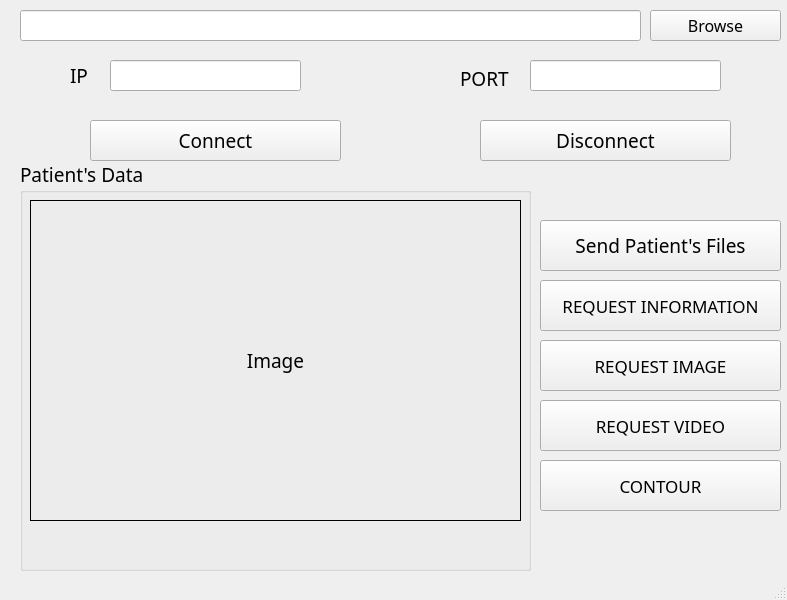
<?xml version="1.0" encoding="UTF-8"?>
<ui version="4.0">
 <class>MainWindow</class>
 <widget class="QMainWindow" name="MainWindow">
  <property name="geometry">
   <rect>
    <x>0</x>
    <y>0</y>
    <width>787</width>
    <height>600</height>
   </rect>
  </property>
  <property name="windowTitle">
   <string>MainWindow</string>
  </property>
  <widget class="QWidget" name="centralwidget">
   <widget class="QPushButton" name="browseButton">
    <property name="geometry">
     <rect>
      <x>650</x>
      <y>10</y>
      <width>131</width>
      <height>31</height>
     </rect>
    </property>
    <property name="font">
     <font>
      <family>Andalus</family>
      <pointsize>12</pointsize>
     </font>
    </property>
    <property name="text">
     <string>Browse</string>
    </property>
   </widget>
   <widget class="QPushButton" name="connectButton">
    <property name="geometry">
     <rect>
      <x>90</x>
      <y>120</y>
      <width>251</width>
      <height>41</height>
     </rect>
    </property>
    <property name="font">
     <font>
      <family>Andalus</family>
      <pointsize>14</pointsize>
     </font>
    </property>
    <property name="text">
     <string>Connect</string>
    </property>
   </widget>
   <widget class="QPushButton" name="sendButton">
    <property name="geometry">
     <rect>
      <x>540</x>
      <y>220</y>
      <width>241</width>
      <height>51</height>
     </rect>
    </property>
    <property name="font">
     <font>
      <family>Andalus</family>
      <pointsize>14</pointsize>
     </font>
    </property>
    <property name="text">
     <string>Send Patient's Files</string>
    </property>
   </widget>
   <widget class="QGroupBox" name="groupBox">
    <property name="geometry">
     <rect>
      <x>20</x>
      <y>160</y>
      <width>511</width>
      <height>411</height>
     </rect>
    </property>
    <property name="font">
     <font>
      <family>Andalus</family>
      <pointsize>14</pointsize>
     </font>
    </property>
    <property name="title">
     <string>Patient's Data </string>
    </property>
    <widget class="QLabel" name="imageLabel">
     <property name="geometry">
      <rect>
       <x>10</x>
       <y>40</y>
       <width>491</width>
       <height>321</height>
      </rect>
     </property>
     <property name="frameShape">
      <enum>QFrame::Box</enum>
     </property>
     <property name="text">
      <string>Image</string>
     </property>
     <property name="alignment">
      <set>Qt::AlignCenter</set>
     </property>
    </widget>
   </widget>
   <widget class="QPushButton" name="infoButton">
    <property name="geometry">
     <rect>
      <x>540</x>
      <y>280</y>
      <width>241</width>
      <height>51</height>
     </rect>
    </property>
    <property name="font">
     <font>
      <family>Andalus</family>
      <pointsize>13</pointsize>
     </font>
    </property>
    <property name="text">
     <string>REQUEST INFORMATION</string>
    </property>
   </widget>
   <widget class="QPushButton" name="imageButton">
    <property name="geometry">
     <rect>
      <x>540</x>
      <y>340</y>
      <width>241</width>
      <height>51</height>
     </rect>
    </property>
    <property name="font">
     <font>
      <family>Andalus</family>
      <pointsize>13</pointsize>
     </font>
    </property>
    <property name="text">
     <string>REQUEST IMAGE</string>
    </property>
   </widget>
   <widget class="QPushButton" name="videoButton">
    <property name="geometry">
     <rect>
      <x>540</x>
      <y>400</y>
      <width>241</width>
      <height>51</height>
     </rect>
    </property>
    <property name="font">
     <font>
      <family>Andalus</family>
      <pointsize>13</pointsize>
     </font>
    </property>
    <property name="text">
     <string>REQUEST VIDEO</string>
    </property>
   </widget>
   <widget class="QPushButton" name="disconnectButton">
    <property name="geometry">
     <rect>
      <x>480</x>
      <y>120</y>
      <width>251</width>
      <height>41</height>
     </rect>
    </property>
    <property name="font">
     <font>
      <family>Andalus</family>
      <pointsize>14</pointsize>
     </font>
    </property>
    <property name="text">
     <string>Disconnect</string>
    </property>
   </widget>
   <widget class="QLineEdit" name="lineEdit">
    <property name="geometry">
     <rect>
      <x>20</x>
      <y>10</y>
      <width>621</width>
      <height>31</height>
     </rect>
    </property>
   </widget>
   <widget class="QLabel" name="label">
    <property name="geometry">
     <rect>
      <x>70</x>
      <y>65</y>
      <width>91</width>
      <height>21</height>
     </rect>
    </property>
    <property name="font">
     <font>
      <family>Andalus</family>
      <pointsize>14</pointsize>
      <weight>50</weight>
      <bold>false</bold>
     </font>
    </property>
    <property name="text">
     <string>IP</string>
    </property>
   </widget>
   <widget class="QLineEdit" name="ip_edit">
    <property name="geometry">
     <rect>
      <x>110</x>
      <y>60</y>
      <width>191</width>
      <height>31</height>
     </rect>
    </property>
   </widget>
   <widget class="QLineEdit" name="port_edit">
    <property name="geometry">
     <rect>
      <x>530</x>
      <y>60</y>
      <width>191</width>
      <height>31</height>
     </rect>
    </property>
   </widget>
   <widget class="QLabel" name="label_2">
    <property name="geometry">
     <rect>
      <x>460</x>
      <y>70</y>
      <width>91</width>
      <height>16</height>
     </rect>
    </property>
    <property name="font">
     <font>
      <family>Andalus</family>
      <pointsize>14</pointsize>
      <weight>50</weight>
      <bold>false</bold>
     </font>
    </property>
    <property name="text">
     <string>PORT</string>
    </property>
   </widget>
   <widget class="QPushButton" name="contourButton">
    <property name="geometry">
     <rect>
      <x>540</x>
      <y>460</y>
      <width>241</width>
      <height>51</height>
     </rect>
    </property>
    <property name="font">
     <font>
      <family>Andalus</family>
      <pointsize>13</pointsize>
     </font>
    </property>
    <property name="text">
     <string>CONTOUR</string>
    </property>
   </widget>
  </widget>
  <widget class="QMenuBar" name="menubar">
   <property name="geometry">
    <rect>
     <x>0</x>
     <y>0</y>
     <width>787</width>
     <height>26</height>
    </rect>
   </property>
  </widget>
  <widget class="QStatusBar" name="statusbar"/>
 </widget>
 <resources/>
 <connections/>
</ui>
